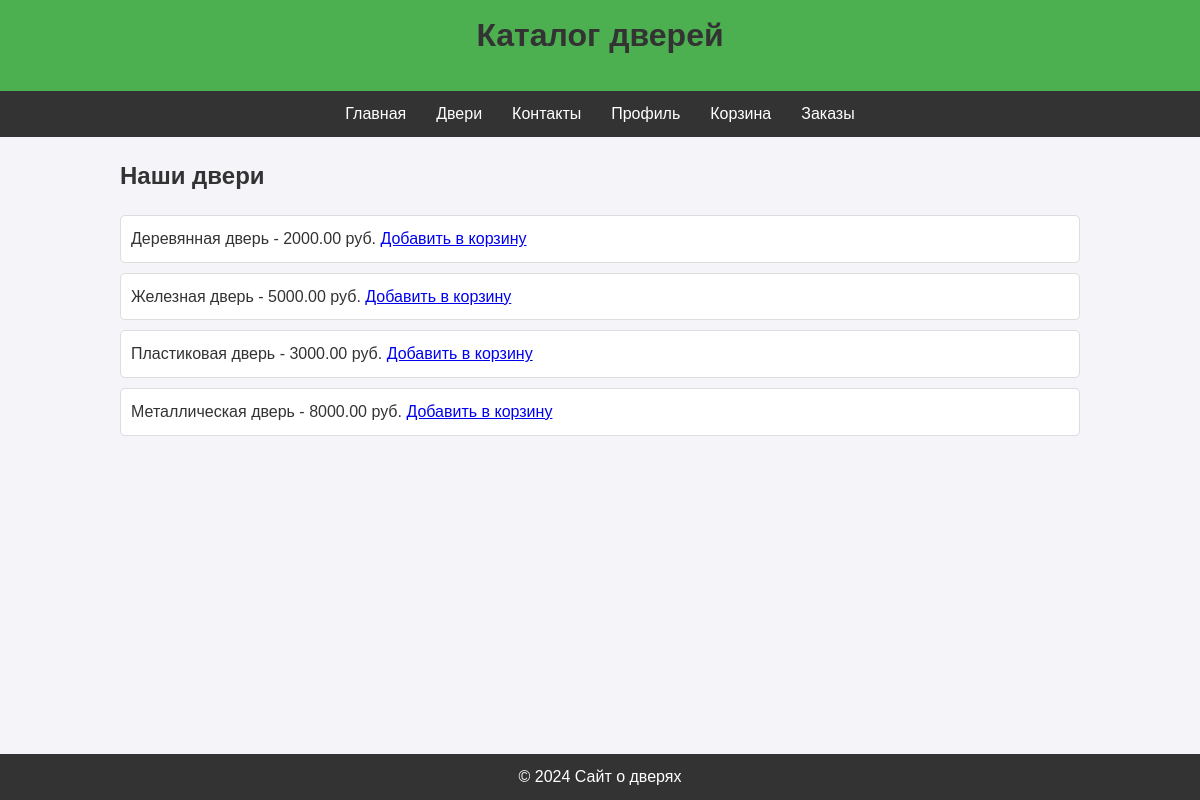
The page /doors/ on the database its author committed.
### myapp/models.py (models this page shows, shortened)
class Product(models.Model):
    name = models.CharField(max_length=100)
    price = models.DecimalField(max_digits=10, decimal_places=2)

### myapp/views.py (the view)
# urls.py: path('doors/', views.doors, name='doors'),
def doors(request):
    products = Product.objects.all()
    return render(request, 'myapp/doors.html', {'products': products})

### myapp/templates/myapp/doors.html (shortened to what this page needs)
{% load static %}
<!DOCTYPE html>
<html lang="ru">
<head>
    <link rel="stylesheet" href="{% static 'myapp/style.css' %}">
</head>
<body>
    <header>
        <h1>Каталог дверей</h1>
    </header>
    <nav>
        <a href="/">Главная</a>
        <a href="/doors">Двери</a>
        <a href="/contact">Контакты</a>
        <a href="/profile">Профиль</a>
        <a href="/cart">Корзина</a>
        <a href="/orders">Заказы</a>
    </nav>
    <div class="container">
        <h2>Наши двери</h2>
        <ul>
            {% for product in products %}
            <li>
                {{ product.name }} - {{ product.price }} руб.
                <a href="{% url 'add_to_cart' product.id %}">Добавить в корзину</a>
            </li>
            {% endfor %}
        </ul>
    </div>
    <footer>
        <p>&copy; 2024 Сайт о дверях</p>
    </footer>
</body>
</html>

### myapp/static/myapp/style.css (style rules this page uses)
* { margin: 0; padding: 0; box-sizing: border-box; }
body { font-family: Arial, sans-serif; line-height: 1.6; background-color: #f4f4f9; color: #333; }
header { background-color: #4CAF50; color: #fff; padding: 10px 0; text-align: center; }
nav { background-color: #333; color: #fff; display: flex; justify-content: center; padding: 10px 0; }
nav a { color: #fff; margin: 0 15px; text-decoration: none; }
.container { width: 80%; margin: 20px auto; }
h1, h2 { color: #333; margin-bottom: 20px; }
ul { list-style: none; padding: 0; }
li { background: #fff; border: 1px solid #ddd; margin-bottom: 10px; padding: 10px; border-radius: 5px; }
footer { background-color: #333; color: #fff; text-align: center; padding: 10px 0; position: fixed; width: 100%; bottom: 0; }

### rows shown on the page
Product: name "Деревянная дверь", price "2000.00"
Product: name "Железная дверь", price "5000.00"
Product: name "Пластиковая дверь", price "3000.00"
Product: name "Металлическая дверь", price "8000.00"
